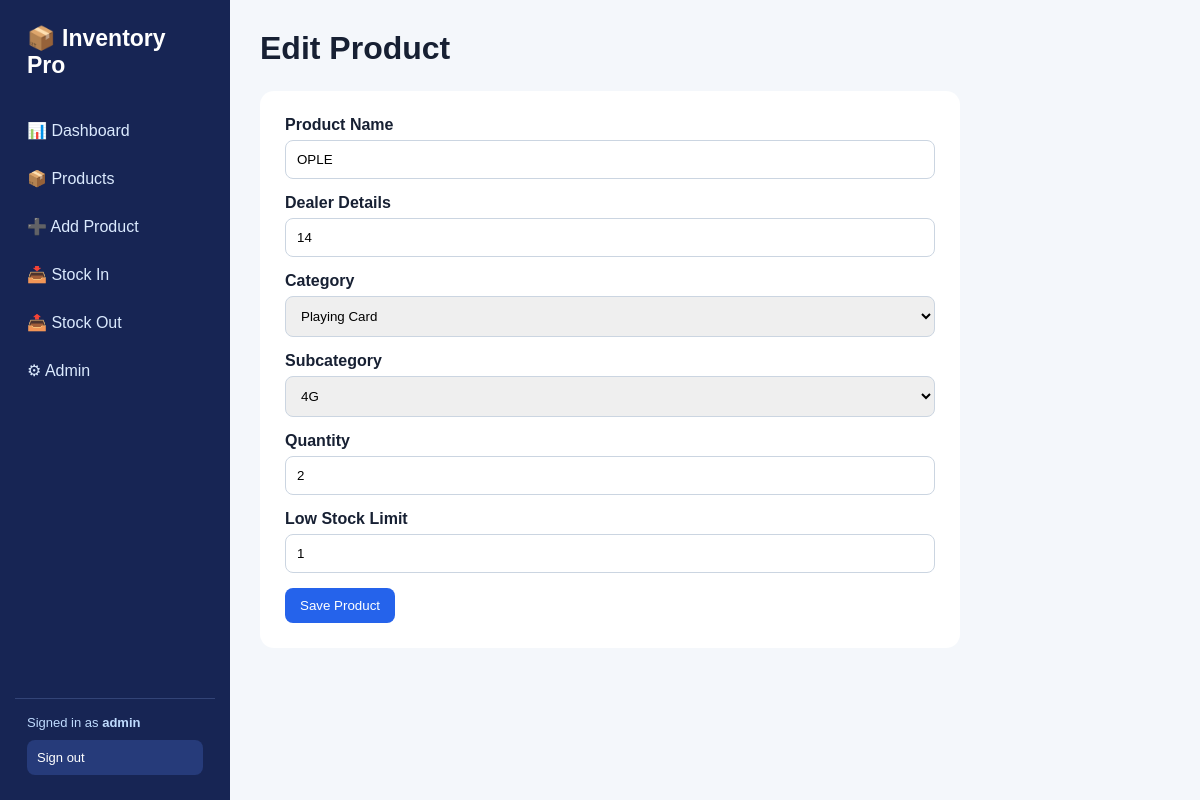
Screenshot of /products/1/edit/ (signed in) with the database file from the repository.
### inventory/models.py (models this page shows, shortened)
class Product(models.Model):
    name = models.CharField(
        max_length=150,
    )
    sku = models.CharField(max_length=50)
    category = models.ForeignKey(Category, on_delete=models.SET_NULL, null=True, blank=True)
    subcategory = models.CharField(
        max_length=2,
        choices=[("5C", "5C"), ("5B", "5B"), ("4G", "4G")],
        blank=True,
    )
    purchase_price = models.DecimalField(max_digits=12, decimal_places=2, default=0)
    selling_price = models.DecimalField(max_digits=12, decimal_places=2, default=0)
    quantity = models.PositiveIntegerField(default=0)
    low_stock_limit = models.PositiveIntegerField(default=5)
    created_at = models.DateTimeField(auto_now_add=True)
    class Meta:
        constraints = [
            models.UniqueConstraint(
                fields=("name", "category", "subcategory"),
                name="unique_product_name_category_subcategory",
                violation_error_message=(
                    "A product with this name already exists in this "
                    "category and subcategory."
                ),
            )
        ]

### inventory/views.py (the view)
# urls.py: path("products/<int:pk>/edit/", views.edit_product, name="edit_product"),
@login_required
def edit_product(request, pk):
    p = get_object_or_404(Product,pk=pk)
    if request.method == "POST":
        form = ProductForm(request.POST, instance=p)
        if form.is_valid():
            form.save()
            messages.success(request, "Product updated.")
            return redirect("products")
    else:
        form = ProductForm(instance=p)
    context = product_form_context(
        "Edit Product",
        p=p,
        form_data=request.POST if request.method == "POST" else None,
    )
    context["form"] = form
    return render(request, "product_form.html", context)

### templates/product_form.html (shortened to what this page needs)
{% extends "base.html" %}{% block title %}{{title}}{% endblock %}{% block content %}
<h1>{{title}}</h1><br><form method="post" class="form">{% csrf_token %}
<div class="field"><label for="product-name">Product Name</label><input id="product-name" name="name" required value="{{form_values.name}}">{% for error in form.name.errors %}<div class="alert">{{error}}</div>{% endfor %}</div>
<div class="field"><label for="product-sku">Dealer Details</label><input id="product-sku" name="sku" required value="{{form_values.sku}}">{% for error in form.sku.errors %}<div class="alert">{{error}}</div>{% endfor %}</div>
<div class="field"><label for="product-category">Category</label><select id="product-category" name="category" required>{% for c in categories %}<option value="{{c.id}}" data-category-name="{{c.name}}" {% if selected_category_id == c.id %}selected{% endif %}>{{c.name}}</option>{% endfor %}</select></div>
<div class="field" id="subcategory-field" hidden><label for="product-subcategory">Subcategory</label><select id="product-subcategory" name="subcategory"><option value="4G" {% if form_values.subcategory == "4G" %}selected{% endif %}>4G</option></select></div>
<div class="field"><label for="product-quantity">Quantity</label><input id="product-quantity" type="number" name="quantity" min="0" required value="{{form_values.quantity}}"></div>
<div class="field"><label for="low-stock-limit">Low Stock Limit</label><input id="low-stock-limit" type="number" name="low_stock_limit" min="0" required value="{{form_values.low_stock_limit}}"></div>
<button class="btn">Save Product</button></form>
{% endblock %}

### templates/base.html (shortened to what this page needs)
<!doctype html>
<html><head><meta charset="utf-8"><meta name="viewport" content="width=device-width,initial-scale=1">
</head><body>
<aside class="sidebar"><div class="brand">📦 Inventory Pro</div><div class="nav">
<a href="/">📊 Dashboard</a><a href="/products/">📦 Products</a><a href="/products/add/">➕ Add Product</a>
<a href="/stock-in/">📥 Stock In</a><a href="/stock-out/">📤 Stock Out</a><a href="/admin/">⚙ Admin</a>
</div><div class="sidebar-footer"><div>Signed in as <strong>{{ request.user.get_username }}</strong></div><form method="post" action="{% url 'logout' %}">{% csrf_token %}<button type="submit">Sign out</button></form></div></aside>
<main class="main">
{% block content %}{% endblock %}
</main></body></html>

### templates/base.html (style rules this page uses)
* { box-sizing:border-box }
body { margin:0;font-family:Arial,sans-serif;background:#f4f7fb;color:#172033 }
.sidebar { position:fixed;left:0;top:0;bottom:0;width:230px;background:#172554;color:white;padding:25px 15px;display:flex;flex-direction:column }
.brand { font-size:23px;font-weight:700;padding:0 12px 25px }
.nav a { display:block;color:#dbeafe;text-decoration:none;padding:12px;border-radius:9px;margin:5px 0 }
.sidebar-footer { margin-top:auto;padding:16px 12px 0;border-top:1px solid #334477;color:#bfdbfe;font-size:13px }
.sidebar-footer form { margin-top:10px }
.sidebar-footer button { width:100%;padding:10px;border:0;border-radius:8px;background:#263b7a;color:white;text-align:left;cursor:pointer;font:inherit }
.main { margin-left:230px;padding:30px;max-width:1400px }
h1 { margin:0 0 6px }
.btn { display:inline-block;border:0;border-radius:8px;padding:10px 15px;text-decoration:none;background:#2563eb;color:white;cursor:pointer }
.form { max-width:700px;background:white;padding:25px;border-radius:14px }
.field { margin-bottom:15px }
label { display:block;font-weight:600;margin-bottom:6px }
input,select { width:100%;padding:11px;border:1px solid #cbd5e1;border-radius:8px }

### rows the page displays
Product: name "OPLE", sku "14", subcategory "4G"

### other values shown
{{ request.user.get_username }} "admin"
{{ title }} "Edit Product"
form field category "Playing Card"
